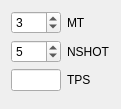
             <widget class="QWidget" name="timePage">
              <property name="geometry">
               <rect>
                <x>0</x>
                <y>0</y>
                <width>121</width>
                <height>109</height>
               </rect>
              </property>
              <attribute name="label">
               <string>Time</string>
              </attribute>
              <attribute name="toolTip">
               <string>Time settings (t)</string>
              </attribute>
              <layout class="QVBoxLayout" name="verticalLayout_12">
               <item>
                <layout class="QGridLayout" name="gridLayout_6">
                 <item row="1" column="0">
                  <widget class="QSpinBox" name="NSHOT">
                   <property name="toolTip">
                    <string>Total number of plots of electric field lines or total current
lines at subsequent time steps for the monopole case
(MROT=0). Plots are made at equally spaced time steps.</string>
                   </property>
                   <property name="minimum">
                    <number>1</number>
                   </property>
                   <property name="maximum">
                    <number>199</number>
                   </property>
                   <property name="value">
                    <number>5</number>
                   </property>
                  </widget>
                 </item>
                 <item row="0" column="0">
                  <widget class="QSpinBox" name="MT">
                   <property name="toolTip">
                    <string>Number of time steps for a beam to move from one cell to
another. (It will be automatically changed
to MT=4 when LCHIN=.T. and MROT=1).
If the user’s chosen value is not large enough to satisfy
the stability criterion (1), a warning message will be
issued with a suggested value. Calculation continues
despite of the warning.</string>
                   </property>
                   <property name="minimum">
                    <number>1</number>
                   </property>
                   <property name="maximum">
                    <number>19</number>
                   </property>
                   <property name="value">
                    <number>3</number>
                   </property>
                  </widget>
                 </item>
                 <item row="0" column="1">
                  <widget class="QLabel" name="label_16">
                   <property name="text">
                    <string>MT</string>
                   </property>
                  </widget>
                 </item>
                 <item row="1" column="1">
                  <widget class="QLabel" name="label_17">
                   <property name="text">
                    <string>NSHOT</string>
                   </property>
                  </widget>
                 </item>
                 <item row="2" column="0">
                  <widget class="QLineEdit" name="TPS">
                   <property name="toolTip">
                    <string>[pico seconds] The first time step at which electric field lines or total
current lines are plotted. The default value is (the total
time needed for a bunch to pass through a
structure)/NSHOT.</string>
                   </property>
                  </widget>
                 </item>
                 <item row="2" column="1">
                  <widget class="QLabel" name="label_18">
                   <property name="text">
                    <string>TPS</string>
                   </property>
                  </widget>
                 </item>
                </layout>
               </item>
               <item>
                <spacer name="verticalSpacer_5">
                 <property name="orientation">
                  <enum>Qt::Vertical</enum>
                 </property>
                 <property name="sizeHint" stdset="0">
                  <size>
                   <width>20</width>
                   <height>40</height>
                  </size>
                 </property>
                </spacer>
               </item>
              </layout>
             </widget>
